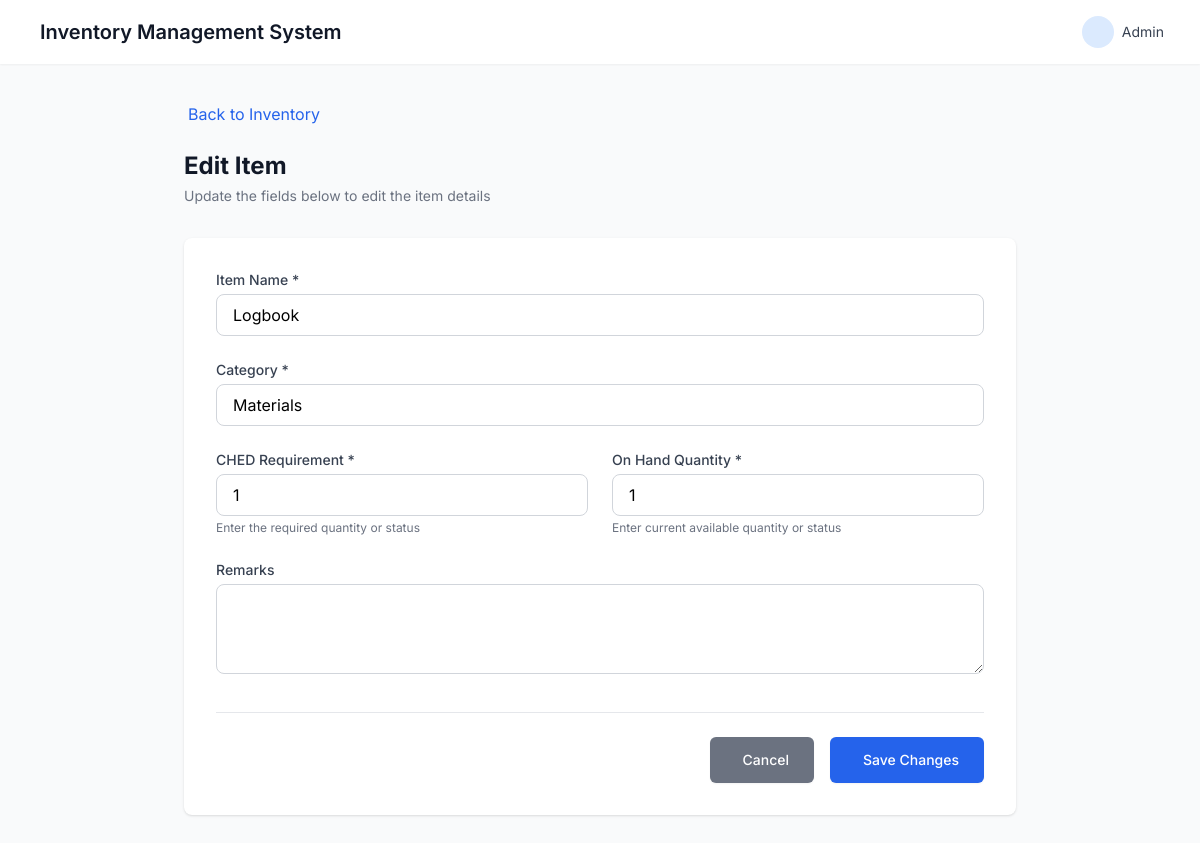
The page /items/edit_item.php?id=31 (signed in) on the database as committed earlier.
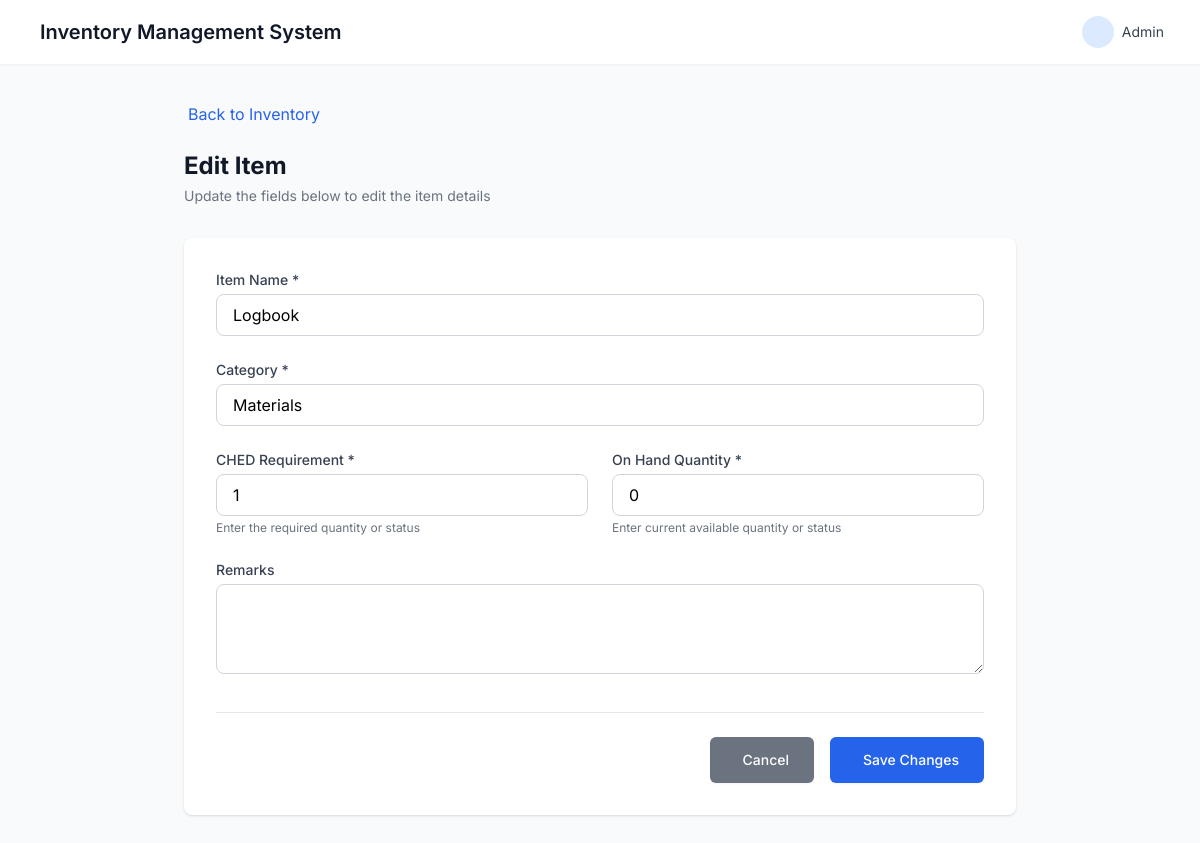
The same page on the database as committed later.
### tables this page shows
CREATE TABLE `items` (
  `id` int(11) NOT NULL,
  `name` varchar(255) DEFAULT NULL,
  `category` varchar(255) DEFAULT NULL,
  `quantity` varchar(255) DEFAULT NULL,
  `available_quantity` varchar(255) DEFAULT NULL,
  `description` text DEFAULT NULL,
  `department` varchar(255) DEFAULT NULL,
  `created_at` timestamp NOT NULL DEFAULT current_timestamp(),
  `borrowed_quantity` int(11) DEFAULT 0,
  `borrowed` int(11) DEFAULT 0,
  `returned` int(11) DEFAULT 0,
  `remarks` text DEFAULT NULL,
  `unit` varchar(255) NOT NULL DEFAULT 'unit'
);

### items/edit_item.php (the view, shortened to what the changed rows need)
<?php
require_once "../config/database.php";
$item_id = filter_input(INPUT_GET, 'id', FILTER_VALIDATE_INT);
$stmt = $conn->prepare("SELECT * FROM items WHERE id = ?");
$stmt->execute([$item_id]);
$item = $stmt->fetch(PDO::FETCH_ASSOC);
?>
<!DOCTYPE html>
<html lang="en">
<head>
    <script src="https://cdn.tailwindcss.com"></script>
    <link href="https://cdn.jsdelivr.net/npm/remixicon@3.5.0/fonts/remixicon.css" rel="stylesheet">
</head>
<body class="bg-gray-50 min-h-screen">
<div class="max-w-4xl mx-auto px-4 sm:px-6 lg:px-8 py-8">
    <div class="mb-8">
        <h1 class="text-2xl font-bold text-gray-900">Edit Item</h1>
    </div>
    <div class="bg-white shadow rounded-lg overflow-hidden">
        <form method="POST" class="p-6 sm:p-8">
            <div class="grid grid-cols-1 gap-6 sm:grid-cols-2">
                <div class="sm:col-span-2">
                    <label for="name" class="block text-sm font-medium text-gray-700 mb-1">Item Name *</label>
                    <input type="text" id="name" name="name" required
                           value="<?= htmlspecialchars($item['name']) ?>"
                           class="w-full px-4 py-2 border border-gray-300 rounded-lg form-input focus:outline-none">
                </div>
                <div class="sm:col-span-2">
                    <label for="category" class="block text-sm font-medium text-gray-700 mb-1">Category *</label>
                    <input type="text" id="category" name="category" required
                           value="<?= htmlspecialchars($item['category']) ?>"
                           class="w-full px-4 py-2 border border-gray-300 rounded-lg form-input focus:outline-none">
                </div>
                <div>
                    <label for="ched_req" class="block text-sm font-medium text-gray-700 mb-1">CHED Requirement *</label>
                    <input type="text" id="ched_req" name="ched_req" required
                           value="<?= htmlspecialchars($item['quantity']) ?>"
                           placeholder="e.g. '10 units', 'Not available'"
                           class="w-full px-4 py-2 border border-gray-300 rounded-lg form-input focus:outline-none">
                    <p class="text-xs text-gray-500 mt-1">Enter the required quantity or status</p>
                </div>
                <div>
                    <label for="on_hand" class="block text-sm font-medium text-gray-700 mb-1">On Hand Quantity *</label>
                    <input type="text" id="on_hand" name="on_hand" required
                           value="<?= htmlspecialchars($item['available_quantity']) ?>"
                           placeholder="e.g. '5 units', 'In storage'"
                           class="w-full px-4 py-2 border border-gray-300 rounded-lg form-input focus:outline-none">
                    <p class="text-xs text-gray-500 mt-1">Enter current available quantity or status</p>
                </div>
            </div>
        </form>
    </div>
</div>
</body>
</html>

Rows that differ between the two databases and show on the page:
changed items "Logbook": on_hand "1" → "0"
